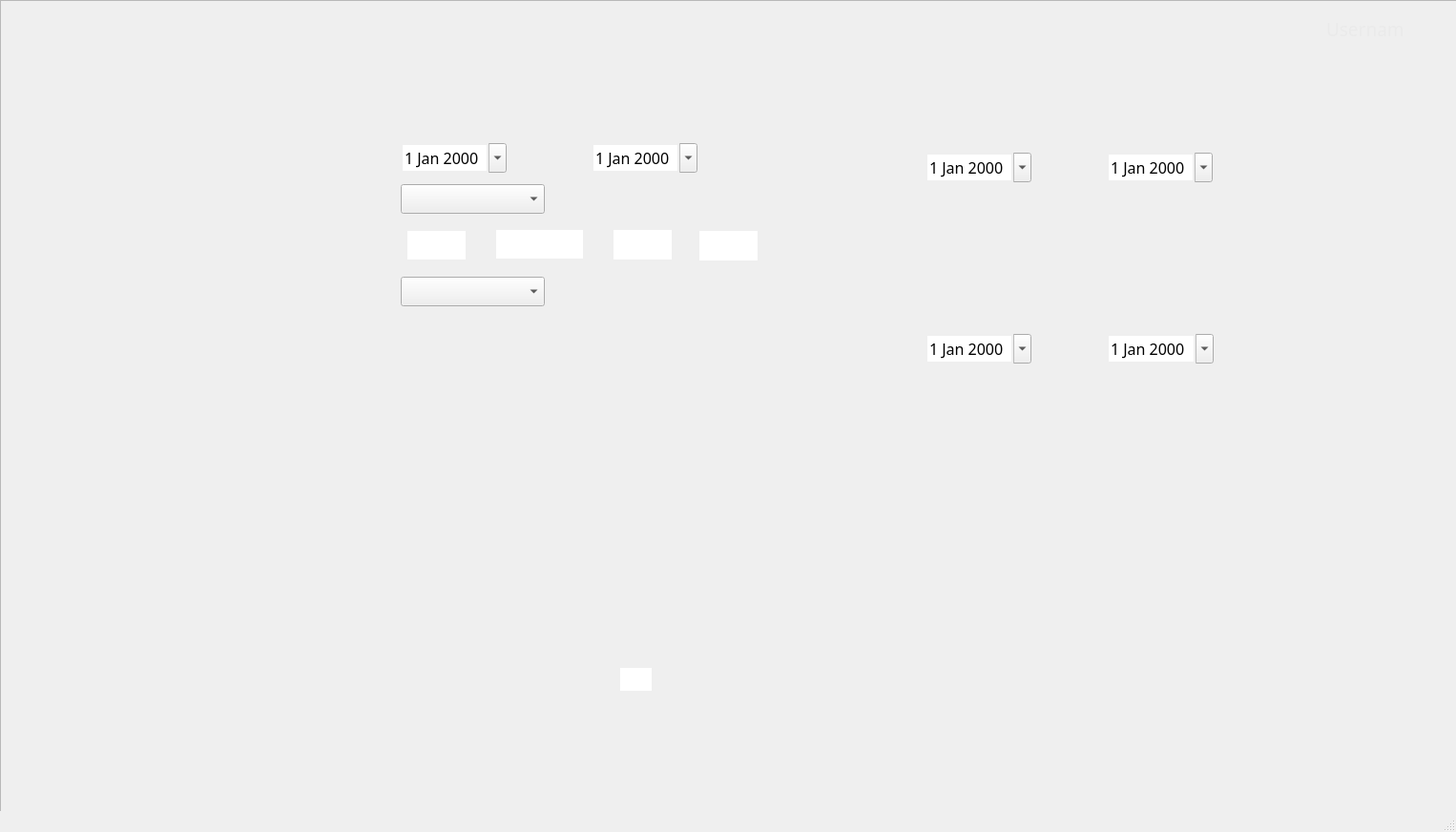
<?xml version="1.0" encoding="UTF-8"?>
<ui version="4.0">
 <class>Records</class>
 <widget class="QMainWindow" name="Records">
  <property name="geometry">
   <rect>
    <x>0</x>
    <y>0</y>
    <width>1526</width>
    <height>872</height>
   </rect>
  </property>
  <property name="windowTitle">
   <string>Records</string>
  </property>
  <widget class="QWidget" name="centralwidget">
   <widget class="QFrame" name="RecordsFrame">
    <property name="geometry">
     <rect>
      <x>0</x>
      <y>0</y>
      <width>1541</width>
      <height>861</height>
     </rect>
    </property>
    <property name="frameShape">
     <enum>QFrame::StyledPanel</enum>
    </property>
    <property name="frameShadow">
     <enum>QFrame::Raised</enum>
    </property>
    <widget class="QLabel" name="BackgroundLabel_Records">
     <property name="geometry">
      <rect>
       <x>0</x>
       <y>0</y>
       <width>1521</width>
       <height>831</height>
      </rect>
     </property>
     <property name="text">
      <string/>
     </property>
     <property name="pixmap">
      <pixmap>Images/Records.png</pixmap>
     </property>
     <property name="scaledContents">
      <bool>true</bool>
     </property>
    </widget>
    <widget class="QPushButton" name="DataButton_Records">
     <property name="geometry">
      <rect>
       <x>0</x>
       <y>110</y>
       <width>241</width>
       <height>51</height>
      </rect>
     </property>
     <property name="text">
      <string/>
     </property>
     <property name="flat">
      <bool>true</bool>
     </property>
    </widget>
    <widget class="QPushButton" name="RecordsButton_Records">
     <property name="geometry">
      <rect>
       <x>0</x>
       <y>390</y>
       <width>241</width>
       <height>51</height>
      </rect>
     </property>
     <property name="text">
      <string/>
     </property>
     <property name="flat">
      <bool>true</bool>
     </property>
    </widget>
    <widget class="QPushButton" name="StatisticsButton_Records">
     <property name="geometry">
      <rect>
       <x>0</x>
       <y>450</y>
       <width>241</width>
       <height>51</height>
      </rect>
     </property>
     <property name="text">
      <string/>
     </property>
     <property name="flat">
      <bool>true</bool>
     </property>
    </widget>
    <widget class="QPushButton" name="LogOutButton_Records">
     <property name="geometry">
      <rect>
       <x>0</x>
       <y>770</y>
       <width>241</width>
       <height>51</height>
      </rect>
     </property>
     <property name="text">
      <string/>
     </property>
     <property name="flat">
      <bool>true</bool>
     </property>
    </widget>
    <widget class="QLabel" name="UsernameLabel_Records">
     <property name="geometry">
      <rect>
       <x>1390</x>
       <y>20</y>
       <width>81</width>
       <height>21</height>
      </rect>
     </property>
     <property name="font">
      <font>
       <family>Source Sans Pro</family>
       <pointsize>14</pointsize>
      </font>
     </property>
     <property name="cursor">
      <cursorShape>BlankCursor</cursorShape>
     </property>
     <property name="autoFillBackground">
      <bool>false</bool>
     </property>
     <property name="styleSheet">
      <string notr="true">color: rgb(234, 234, 234);</string>
     </property>
     <property name="text">
      <string>Username</string>
     </property>
    </widget>
    <widget class="QPushButton" name="HomeButton_Records">
     <property name="geometry">
      <rect>
       <x>0</x>
       <y>60</y>
       <width>241</width>
       <height>51</height>
      </rect>
     </property>
     <property name="text">
      <string/>
     </property>
     <property name="flat">
      <bool>true</bool>
     </property>
    </widget>
    <widget class="QPushButton" name="AuditLogButton_Records">
     <property name="geometry">
      <rect>
       <x>0</x>
       <y>280</y>
       <width>241</width>
       <height>51</height>
      </rect>
     </property>
     <property name="text">
      <string/>
     </property>
     <property name="flat">
      <bool>true</bool>
     </property>
    </widget>
    <widget class="QPushButton" name="CatalogButton_Records">
     <property name="geometry">
      <rect>
       <x>0</x>
       <y>340</y>
       <width>241</width>
       <height>51</height>
      </rect>
     </property>
     <property name="text">
      <string/>
     </property>
     <property name="flat">
      <bool>true</bool>
     </property>
    </widget>
    <widget class="QPushButton" name="UserBanButton_Records">
     <property name="geometry">
      <rect>
       <x>0</x>
       <y>170</y>
       <width>241</width>
       <height>51</height>
      </rect>
     </property>
     <property name="text">
      <string/>
     </property>
     <property name="flat">
      <bool>true</bool>
     </property>
    </widget>
    <widget class="QPushButton" name="PersonRegisterbutton_Records">
     <property name="geometry">
      <rect>
       <x>0</x>
       <y>230</y>
       <width>241</width>
       <height>51</height>
      </rect>
     </property>
     <property name="text">
      <string/>
     </property>
     <property name="flat">
      <bool>true</bool>
     </property>
    </widget>
    <widget class="QLineEdit" name="FourthSpaceRecNum_Records">
     <property name="enabled">
      <bool>true</bool>
     </property>
     <property name="geometry">
      <rect>
       <x>733</x>
       <y>242</y>
       <width>61</width>
       <height>31</height>
      </rect>
     </property>
     <property name="font">
      <font>
       <family>Source Sans Pro</family>
       <pointsize>12</pointsize>
      </font>
     </property>
     <property name="cursor">
      <cursorShape>IBeamCursor</cursorShape>
     </property>
     <property name="acceptDrops">
      <bool>true</bool>
     </property>
     <property name="autoFillBackground">
      <bool>false</bool>
     </property>
     <property name="frame">
      <bool>false</bool>
     </property>
     <property name="clearButtonEnabled">
      <bool>false</bool>
     </property>
    </widget>
    <widget class="QLineEdit" name="FirstSpaceRecordNum_Records">
     <property name="enabled">
      <bool>true</bool>
     </property>
     <property name="geometry">
      <rect>
       <x>427</x>
       <y>242</y>
       <width>61</width>
       <height>30</height>
      </rect>
     </property>
     <property name="font">
      <font>
       <family>Source Sans Pro</family>
       <pointsize>12</pointsize>
      </font>
     </property>
     <property name="cursor">
      <cursorShape>IBeamCursor</cursorShape>
     </property>
     <property name="acceptDrops">
      <bool>true</bool>
     </property>
     <property name="autoFillBackground">
      <bool>false</bool>
     </property>
     <property name="frame">
      <bool>false</bool>
     </property>
     <property name="clearButtonEnabled">
      <bool>false</bool>
     </property>
    </widget>
    <widget class="QLineEdit" name="SecSpaceRecordNum_Records">
     <property name="enabled">
      <bool>true</bool>
     </property>
     <property name="geometry">
      <rect>
       <x>520</x>
       <y>241</y>
       <width>91</width>
       <height>30</height>
      </rect>
     </property>
     <property name="font">
      <font>
       <family>Source Sans Pro</family>
       <pointsize>12</pointsize>
      </font>
     </property>
     <property name="cursor">
      <cursorShape>IBeamCursor</cursorShape>
     </property>
     <property name="acceptDrops">
      <bool>true</bool>
     </property>
     <property name="autoFillBackground">
      <bool>false</bool>
     </property>
     <property name="frame">
      <bool>false</bool>
     </property>
     <property name="clearButtonEnabled">
      <bool>false</bool>
     </property>
    </widget>
    <widget class="QLineEdit" name="ThirdSpaceRecNum_Records">
     <property name="enabled">
      <bool>true</bool>
     </property>
     <property name="geometry">
      <rect>
       <x>643</x>
       <y>241</y>
       <width>61</width>
       <height>31</height>
      </rect>
     </property>
     <property name="font">
      <font>
       <family>Source Sans Pro</family>
       <pointsize>12</pointsize>
      </font>
     </property>
     <property name="cursor">
      <cursorShape>IBeamCursor</cursorShape>
     </property>
     <property name="acceptDrops">
      <bool>true</bool>
     </property>
     <property name="autoFillBackground">
      <bool>false</bool>
     </property>
     <property name="frame">
      <bool>false</bool>
     </property>
     <property name="clearButtonEnabled">
      <bool>false</bool>
     </property>
    </widget>
    <widget class="QDateEdit" name="AverageResFinalDate_Records">
     <property name="geometry">
      <rect>
       <x>1160</x>
       <y>160</y>
       <width>111</width>
       <height>31</height>
      </rect>
     </property>
     <property name="font">
      <font>
       <family>Source Sans Pro</family>
       <pointsize>12</pointsize>
      </font>
     </property>
     <property name="acceptDrops">
      <bool>false</bool>
     </property>
     <property name="autoFillBackground">
      <bool>false</bool>
     </property>
     <property name="wrapping">
      <bool>false</bool>
     </property>
     <property name="frame">
      <bool>false</bool>
     </property>
     <property name="buttonSymbols">
      <enum>QAbstractSpinBox::UpDownArrows</enum>
     </property>
     <property name="showGroupSeparator" stdset="0">
      <bool>false</bool>
     </property>
     <property name="calendarPopup">
      <bool>true</bool>
     </property>
    </widget>
    <widget class="QDateEdit" name="AverageResInitialDate_Records">
     <property name="geometry">
      <rect>
       <x>970</x>
       <y>160</y>
       <width>111</width>
       <height>31</height>
      </rect>
     </property>
     <property name="font">
      <font>
       <family>Source Sans Pro</family>
       <pointsize>12</pointsize>
      </font>
     </property>
     <property name="acceptDrops">
      <bool>false</bool>
     </property>
     <property name="autoFillBackground">
      <bool>false</bool>
     </property>
     <property name="wrapping">
      <bool>false</bool>
     </property>
     <property name="frame">
      <bool>false</bool>
     </property>
     <property name="buttonSymbols">
      <enum>QAbstractSpinBox::UpDownArrows</enum>
     </property>
     <property name="showGroupSeparator" stdset="0">
      <bool>false</bool>
     </property>
     <property name="calendarPopup">
      <bool>true</bool>
     </property>
    </widget>
    <widget class="QDateEdit" name="RecWithoutResFinalDate_Records">
     <property name="geometry">
      <rect>
       <x>1160</x>
       <y>350</y>
       <width>112</width>
       <height>31</height>
      </rect>
     </property>
     <property name="font">
      <font>
       <family>Source Sans Pro</family>
       <pointsize>12</pointsize>
      </font>
     </property>
     <property name="acceptDrops">
      <bool>false</bool>
     </property>
     <property name="autoFillBackground">
      <bool>false</bool>
     </property>
     <property name="wrapping">
      <bool>false</bool>
     </property>
     <property name="frame">
      <bool>false</bool>
     </property>
     <property name="buttonSymbols">
      <enum>QAbstractSpinBox::UpDownArrows</enum>
     </property>
     <property name="showGroupSeparator" stdset="0">
      <bool>false</bool>
     </property>
     <property name="calendarPopup">
      <bool>true</bool>
     </property>
    </widget>
    <widget class="QDateEdit" name="RecWithoutResInitialDate_Records">
     <property name="geometry">
      <rect>
       <x>970</x>
       <y>350</y>
       <width>111</width>
       <height>31</height>
      </rect>
     </property>
     <property name="font">
      <font>
       <family>Source Sans Pro</family>
       <pointsize>12</pointsize>
      </font>
     </property>
     <property name="acceptDrops">
      <bool>false</bool>
     </property>
     <property name="autoFillBackground">
      <bool>false</bool>
     </property>
     <property name="wrapping">
      <bool>false</bool>
     </property>
     <property name="frame">
      <bool>false</bool>
     </property>
     <property name="buttonSymbols">
      <enum>QAbstractSpinBox::UpDownArrows</enum>
     </property>
     <property name="showGroupSeparator" stdset="0">
      <bool>false</bool>
     </property>
     <property name="calendarPopup">
      <bool>true</bool>
     </property>
    </widget>
    <widget class="QPushButton" name="AvgResolutRateButton_Records">
     <property name="geometry">
      <rect>
       <x>894</x>
       <y>262</y>
       <width>127</width>
       <height>33</height>
      </rect>
     </property>
     <property name="text">
      <string/>
     </property>
     <property name="flat">
      <bool>true</bool>
     </property>
    </widget>
    <widget class="QLabel" name="RecordsWithoutResDisplay_Records">
     <property name="geometry">
      <rect>
       <x>910</x>
       <y>410</y>
       <width>381</width>
       <height>121</height>
      </rect>
     </property>
     <property name="font">
      <font>
       <family>Source Sans Pro</family>
       <pointsize>12</pointsize>
      </font>
     </property>
     <property name="autoFillBackground">
      <bool>false</bool>
     </property>
     <property name="text">
      <string/>
     </property>
     <property name="alignment">
      <set>Qt::AlignLeading|Qt::AlignLeft|Qt::AlignTop</set>
     </property>
    </widget>
    <widget class="QLabel" name="AverageResolutionDisplay_Records">
     <property name="geometry">
      <rect>
       <x>900</x>
       <y>210</y>
       <width>381</width>
       <height>28</height>
      </rect>
     </property>
     <property name="font">
      <font>
       <family>Source Sans Pro</family>
       <pointsize>12</pointsize>
      </font>
     </property>
     <property name="autoFillBackground">
      <bool>false</bool>
     </property>
     <property name="text">
      <string/>
     </property>
     <property name="alignment">
      <set>Qt::AlignLeading|Qt::AlignLeft|Qt::AlignTop</set>
     </property>
    </widget>
    <widget class="QLabel" name="UserSamePassDisplay_Records">
     <property name="geometry">
      <rect>
       <x>430</x>
       <y>340</y>
       <width>381</width>
       <height>121</height>
      </rect>
     </property>
     <property name="font">
      <font>
       <family>Source Sans Pro</family>
       <pointsize>12</pointsize>
      </font>
     </property>
     <property name="autoFillBackground">
      <bool>false</bool>
     </property>
     <property name="text">
      <string/>
     </property>
     <property name="alignment">
      <set>Qt::AlignLeading|Qt::AlignLeft|Qt::AlignTop</set>
     </property>
    </widget>
    <widget class="QLabel" name="RecentRecordsDisplay_Records">
     <property name="geometry">
      <rect>
       <x>430</x>
       <y>560</y>
       <width>381</width>
       <height>121</height>
      </rect>
     </property>
     <property name="font">
      <font>
       <family>Source Sans Pro</family>
       <pointsize>12</pointsize>
      </font>
     </property>
     <property name="autoFillBackground">
      <bool>false</bool>
     </property>
     <property name="text">
      <string/>
     </property>
     <property name="alignment">
      <set>Qt::AlignLeading|Qt::AlignLeft|Qt::AlignTop</set>
     </property>
    </widget>
    <widget class="QDateEdit" name="RecByDayInitialDate_Records">
     <property name="geometry">
      <rect>
       <x>420</x>
       <y>150</y>
       <width>111</width>
       <height>31</height>
      </rect>
     </property>
     <property name="font">
      <font>
       <family>Source Sans Pro</family>
       <pointsize>12</pointsize>
      </font>
     </property>
     <property name="acceptDrops">
      <bool>false</bool>
     </property>
     <property name="autoFillBackground">
      <bool>false</bool>
     </property>
     <property name="wrapping">
      <bool>false</bool>
     </property>
     <property name="frame">
      <bool>false</bool>
     </property>
     <property name="buttonSymbols">
      <enum>QAbstractSpinBox::UpDownArrows</enum>
     </property>
     <property name="showGroupSeparator" stdset="0">
      <bool>false</bool>
     </property>
     <property name="calendarPopup">
      <bool>true</bool>
     </property>
    </widget>
    <widget class="QDateEdit" name="RecByDayFinalDate_Records">
     <property name="geometry">
      <rect>
       <x>620</x>
       <y>150</y>
       <width>111</width>
       <height>31</height>
      </rect>
     </property>
     <property name="font">
      <font>
       <family>Source Sans Pro</family>
       <pointsize>12</pointsize>
      </font>
     </property>
     <property name="acceptDrops">
      <bool>false</bool>
     </property>
     <property name="autoFillBackground">
      <bool>false</bool>
     </property>
     <property name="wrapping">
      <bool>false</bool>
     </property>
     <property name="frame">
      <bool>false</bool>
     </property>
     <property name="buttonSymbols">
      <enum>QAbstractSpinBox::UpDownArrows</enum>
     </property>
     <property name="showGroupSeparator" stdset="0">
      <bool>false</bool>
     </property>
     <property name="calendarPopup">
      <bool>true</bool>
     </property>
    </widget>
    <widget class="QLineEdit" name="RecordIDInput_Records">
     <property name="enabled">
      <bool>true</bool>
     </property>
     <property name="geometry">
      <rect>
       <x>650</x>
       <y>700</y>
       <width>33</width>
       <height>24</height>
      </rect>
     </property>
     <property name="font">
      <font>
       <family>Source Sans Pro</family>
       <pointsize>12</pointsize>
      </font>
     </property>
     <property name="cursor">
      <cursorShape>IBeamCursor</cursorShape>
     </property>
     <property name="acceptDrops">
      <bool>true</bool>
     </property>
     <property name="autoFillBackground">
      <bool>false</bool>
     </property>
     <property name="frame">
      <bool>false</bool>
     </property>
     <property name="clearButtonEnabled">
      <bool>false</bool>
     </property>
    </widget>
    <widget class="QPushButton" name="RecByDateSubmitButton_Records">
     <property name="geometry">
      <rect>
       <x>420</x>
       <y>480</y>
       <width>127</width>
       <height>33</height>
      </rect>
     </property>
     <property name="text">
      <string/>
     </property>
     <property name="flat">
      <bool>true</bool>
     </property>
    </widget>
    <widget class="QPushButton" name="RecentRecordButton_Records">
     <property name="geometry">
      <rect>
       <x>420</x>
       <y>696</y>
       <width>127</width>
       <height>33</height>
      </rect>
     </property>
     <property name="text">
      <string/>
     </property>
     <property name="flat">
      <bool>true</bool>
     </property>
    </widget>
    <widget class="QPushButton" name="RecWithoutResButton_Records">
     <property name="geometry">
      <rect>
       <x>895</x>
       <y>551</y>
       <width>127</width>
       <height>33</height>
      </rect>
     </property>
     <property name="text">
      <string/>
     </property>
     <property name="flat">
      <bool>true</bool>
     </property>
    </widget>
    <widget class="QPushButton" name="DeleteRecordButton_Records">
     <property name="geometry">
      <rect>
       <x>693</x>
       <y>696</y>
       <width>127</width>
       <height>33</height>
      </rect>
     </property>
     <property name="text">
      <string/>
     </property>
     <property name="flat">
      <bool>true</bool>
     </property>
    </widget>
    <widget class="QComboBox" name="CrimeType_Records">
     <property name="geometry">
      <rect>
       <x>420</x>
       <y>193</y>
       <width>151</width>
       <height>31</height>
      </rect>
     </property>
     <property name="font">
      <font>
       <family>Source Sans Pro</family>
       <pointsize>12</pointsize>
      </font>
     </property>
    </widget>
    <widget class="QComboBox" name="PlaceType_Records">
     <property name="geometry">
      <rect>
       <x>420</x>
       <y>290</y>
       <width>151</width>
       <height>31</height>
      </rect>
     </property>
     <property name="font">
      <font>
       <family>Source Sans Pro</family>
       <pointsize>12</pointsize>
      </font>
     </property>
    </widget>
   </widget>
  </widget>
  <widget class="QMenuBar" name="menubar">
   <property name="geometry">
    <rect>
     <x>0</x>
     <y>0</y>
     <width>1526</width>
     <height>21</height>
    </rect>
   </property>
  </widget>
  <widget class="QStatusBar" name="statusbar"/>
 </widget>
 <resources/>
 <connections/>
</ui>
